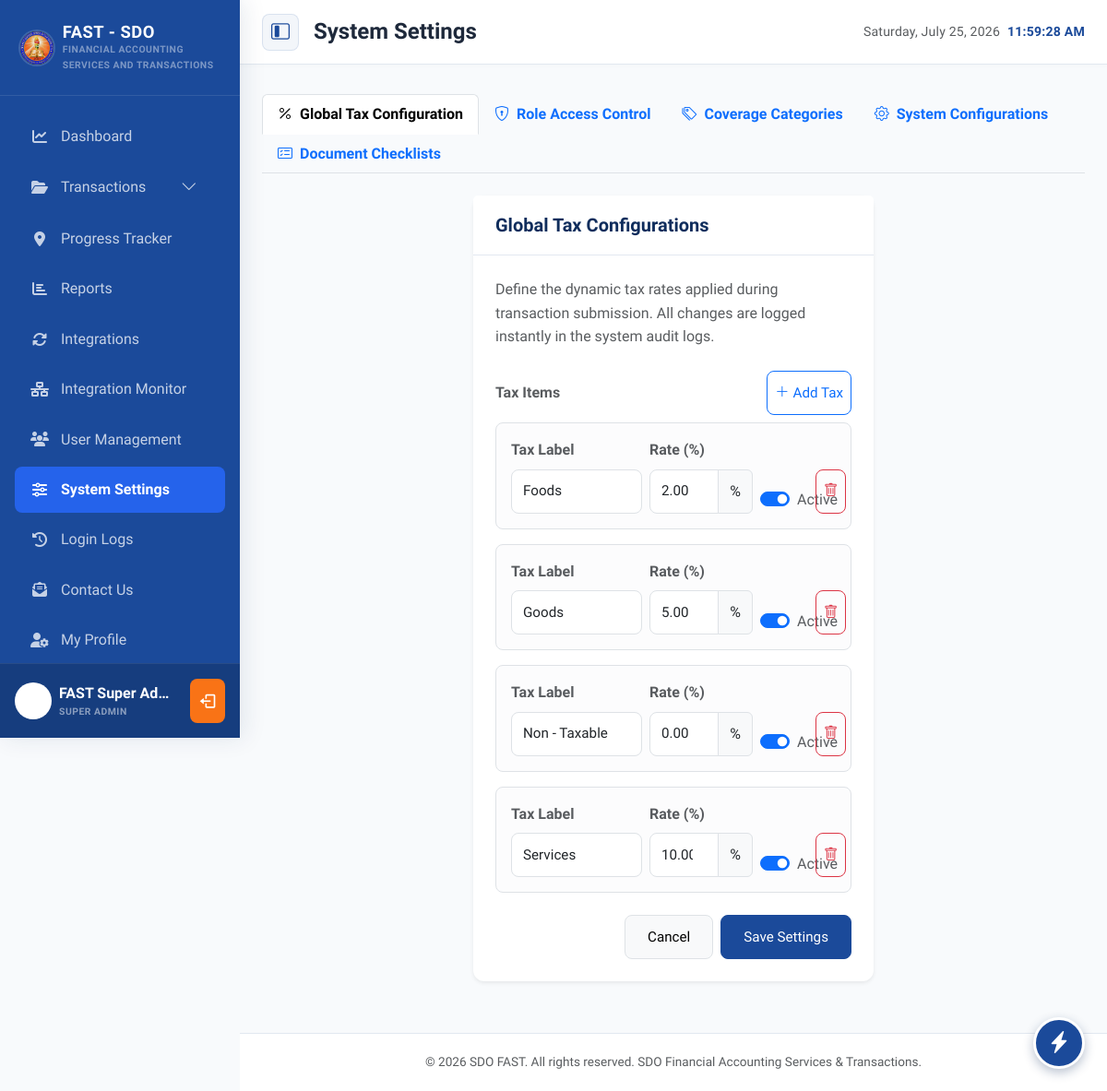
The app's page /views/settings/index.php (signed in) with its own data.
### tables this page shows
CREATE TABLE `tax_configurations` (
  `id` int(11) NOT NULL,
  `tax_type` varchar(50) NOT NULL,
  `tax_percentage` decimal(5,2) NOT NULL,
  `is_active` tinyint(1) DEFAULT 1
);

### config/env.php (called while the page is built, shortened)
<?php
if (!function_exists('env')) {
    function env($key, $default = null) {
        $value = getenv($key);
        return $default;
    }
}

### views/settings/index.php (the view, shortened to what this page needs)
<?php
require_once __DIR__ . '/../../includes/header.php';
require_once __DIR__ . '/../../includes/navbar.php';
require_once __DIR__ . '/../../includes/sidebar.php';
require_once __DIR__ . '/../../config/database.php';
$taxConfigurations = [
    ['tax_type' => 'Goods', 'tax_percentage' => 5.00, 'is_active' => 1],
    ['tax_type' => 'Foods', 'tax_percentage' => 2.00, 'is_active' => 1],
    ['tax_type' => 'Services', 'tax_percentage' => 10.00, 'is_active' => 1]
];
if ($fastPDO !== null) {
    try {
        $configs = $fastPDO->query("SELECT tax_type, tax_percentage, is_active FROM tax_configurations ORDER BY tax_type ASC")->fetchAll();
        if (!empty($configs)) {
            $taxConfigurations = $configs;
        }
    } catch (PDOException $e) {
        error_log("Failed to load settings data: " . $e->getMessage());
    }
}
?>
<div class="row mb-4">
    <div class="col-12">
        <ul class="nav nav-tabs border-bottom" id="settingsTabs" role="tablist">
            <li class="nav-item" role="presentation">
                <button class="nav-link active fw-semibold" id="tax-tab" data-bs-toggle="tab" data-bs-target="#taxContent" type="button" role="tab" aria-controls="taxContent" aria-selected="true">
                    <i class="bi bi-percent me-2"></i>Global Tax Configuration
                </button>
            </li>
            <li class="nav-item" role="presentation">
                <button class="nav-link fw-semibold" id="access-tab" data-bs-toggle="tab" data-bs-target="#accessContent" type="button" role="tab" aria-controls="accessContent" aria-selected="false">
                    <i class="bi bi-shield-lock me-2"></i>Role Access Control
                </button>
            </li>
            <li class="nav-item" role="presentation">
                <button class="nav-link fw-semibold" id="categories-tab" data-bs-toggle="tab" data-bs-target="#categoriesContent" type="button" role="tab" aria-controls="categoriesContent" aria-selected="false">
                    <i class="bi bi-tags me-2"></i>Coverage Categories
                </button>
            </li>
            <li class="nav-item" role="presentation">
                <button class="nav-link fw-semibold" id="sysconfigs-tab" data-bs-toggle="tab" data-bs-target="#sysconfigsContent" type="button" role="tab" aria-controls="sysconfigsContent" aria-selected="false">
                    <i class="bi bi-gear me-2"></i>System Configurations
                </button>
            </li>
            <li class="nav-item" role="presentation">
                <button class="nav-link fw-semibold" id="checklists-tab" data-bs-toggle="tab" data-bs-target="#checklistsContent" type="button" role="tab" aria-controls="checklistsContent" aria-selected="false">
                    <i class="bi bi-card-checklist me-2"></i>Document Checklists
                </button>
            </li>
        </ul>
    </div>
</div>
<div class="tab-content" id="settingsTabsContent">
    <div class="tab-pane fade show active" id="taxContent" role="tabpanel" aria-labelledby="tax-tab">
        <div class="row justify-content-center">
            <div class="col-12 col-lg-6">
                <div class="card shadow-sm border-0 mb-4">
                    <div class="card-header bg-white">
                        <h5 class="mb-0 fw-bold text-primary-dark">Global Tax Configurations</h5>
                    </div>
                    <div class="card-body">
                        <p class="text-muted fs-8 mb-4">Define the dynamic tax rates applied during transaction submission. All changes are logged instantly in the system audit logs.</p>
                        <form id="taxSettingsForm" onsubmit="handleSettingsSubmit(event)">
                            <div class="d-flex justify-content-between align-items-center mb-2">
                                <label class="form-label fs-8 fw-semibold text-muted mb-0">Tax Items</label>
                                <button type="button" class="btn btn-sm btn-outline-primary" onclick="addTaxRow()">
                                    <i class="bi bi-plus-lg me-1"></i>Add Tax
                                </button>
                            </div>
                            <div id="taxRowsContainer" class="d-flex flex-column gap-3 mb-4">
                                <?php foreach ($taxConfigurations as $config): ?>
                                    <div class="p-3 border rounded-3 bg-light-subtle tax-row">
                                        <div class="row g-2 align-items-end">
                                            <div class="col-12 col-md-5">
                                                <label class="form-label fs-9 fw-semibold text-muted">Tax Label</label>
                                                <input type="text" name="tax_type[]" class="form-control tax-type-input" maxlength="50" required value="<?php echo htmlspecialchars($config['tax_type']); ?>" placeholder="e.g. Goods">
                                            </div>
                                            <div class="col-12 col-md-4">
                                                <label class="form-label fs-9 fw-semibold text-muted">Rate (%)</label>
                                                <div class="input-group">
                                                    <input type="number" name="tax_percentage[]" class="form-control" value="<?php echo htmlspecialchars($config['tax_percentage']); ?>" step="0.01" min="0" max="100" required>
                                                    <span class="input-group-text">%</span>
                                                </div>
                                            </div>
                                            <div class="col-8 col-md-2">
                                                <div class="form-check form-switch mt-2">
                                                    <input class="form-check-input tax-active-input" type="checkbox" name="is_active[]" value="1" <?php echo ((int)$config['is_active'] === 1) ? 'checked' : ''; ?>>
                                                    <label class="form-check-label fs-9 text-muted">Active</label>
                                                </div>
                                            </div>
                                            <div class="col-4 col-md-1 text-end">
                                                <button type="button" class="btn btn-sm btn-outline-danger" onclick="removeTaxRow(this)" title="Remove Tax Row">
                                                    <i class="bi bi-trash"></i>
                                                </button>
                                            </div>
                                        </div>
                                    </div>
                                <?php endforeach; ?>
                            </div>
                            <div class="d-flex justify-content-end gap-2">
                                <a href="<?php echo env('APP_URL'); ?>/views/dashboard/index.php" class="btn btn-light border px-4">Cancel</a>
                                <button type="submit" class="btn btn-primary px-4 justify-content-center">Save Settings</button>
                            </div>
                        </form>
                    </div>
                </div>
            </div>
        </div>
    </div>
</div>
<?php
require_once __DIR__ . '/../../includes/footer.php';
?>

### assets/css/style.css (style rules this page uses)
:root { --color-primary: #1b4a9a; --color-primary-light: #2563eb; --color-primary-dark: #0f2d5c; --color-accent: #d4af37; --page-bg: #f8fafc; --card-bg: #ffffff; --text-main: #1e293b; --text-muted: #64748b; --sidebar-width: 260px; --sidebar-collapsed-width: 70px; --transition-speed: 0.3s; }
body { font-family: 'Plus Jakarta Sans', sans-serif; line-height: 1.6; background-color: var(--page-bg); color: var(--text-main); overflow-x: hidden; }
.btn, .form-control, .form-select { min-height: 48px; display: inline-flex; align-items: center; border-radius: 8px; font-weight: 500; font-size: 0.95rem; transition: all var(--transition-speed) ease; }
.btn-primary { background-color: var(--color-primary); border-color: var(--color-primary); color: #ffffff; }
.card { background: var(--card-bg); border: 1px solid #e2e8f0; border-radius: 12px; box-shadow: 0 4px 6px -1px rgba(0, 0, 0, 0.03), 0 2px 4px -1px rgba(0, 0, 0, 0.02); margin-bottom: 1.5rem; transition: transform var(--transition-speed) ease, box-shadow var(--transition-speed) ease; }
.card-header { background-color: transparent; border-bottom: 1px solid #e2e8f0; padding: 1.25rem 1.5rem; font-weight: 600; color: var(--color-primary-dark); }
.card-body { padding: 1.5rem; }

### records on screen
tax_configurations: tax_type "Foods", tax_percentage "2.00", is_active "☑"
tax_configurations: tax_type "Goods", tax_percentage "5.00", is_active "☑"
tax_configurations: tax_type "Non - Taxable", tax_percentage "0.00", is_active "☑"
tax_configurations: tax_type "Services", tax_percentage "10.00", is_active "☑"

### other values on screen
$pageHeader "System Settings"
$fullName "FAST Super Ad…"
$position ?: $role "SUPER ADMIN"
